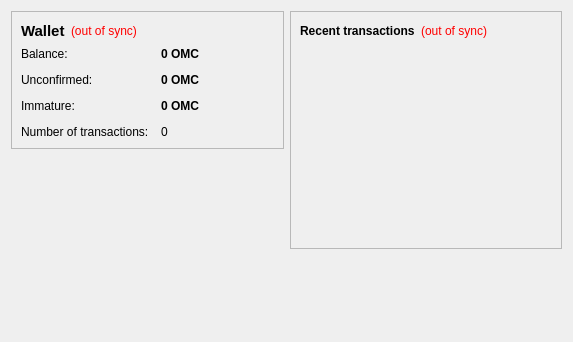
<?xml version="1.0" encoding="UTF-8"?>
<ui version="4.0">
 <class>OverviewPage</class>
 <widget class="QWidget" name="OverviewPage">
  <property name="geometry">
   <rect>
    <x>0</x>
    <y>0</y>
    <width>573</width>
    <height>342</height>
   </rect>
  </property>
  <property name="windowTitle">
   <string>Form</string>
  </property>
  <layout class="QHBoxLayout" name="horizontalLayout" stretch="1,1">
   <item>
    <layout class="QVBoxLayout" name="verticalLayout_2">
     <item>
      <widget class="QFrame" name="frame">
       <property name="frameShape">
        <enum>QFrame::StyledPanel</enum>
       </property>
       <property name="frameShadow">
        <enum>QFrame::Raised</enum>
       </property>
       <layout class="QVBoxLayout" name="verticalLayout_4">
        <item>
         <layout class="QHBoxLayout" name="horizontalLayout_4">
          <item>
           <widget class="QLabel" name="label_5">
            <property name="font">
             <font>
              <pointsize>11</pointsize>
              <weight>75</weight>
              <bold>true</bold>
             </font>
            </property>
            <property name="text">
             <string>Wallet</string>
            </property>
           </widget>
          </item>
          <item>
           <widget class="QLabel" name="labelWalletStatus">
            <property name="toolTip">
             <string>The displayed information may be out of date. Your wallet automatically synchronizes with the OmniCoin network after a connection is established, but this process has not completed yet.</string>
            </property>
            <property name="styleSheet">
             <string notr="true">QLabel { color: red; }</string>
            </property>
            <property name="text">
             <string notr="true">(out of sync)</string>
            </property>
            <property name="alignment">
             <set>Qt::AlignLeading|Qt::AlignLeft|Qt::AlignVCenter</set>
            </property>
           </widget>
          </item>
          <item>
           <spacer name="horizontalSpacer_2">
            <property name="orientation">
             <enum>Qt::Horizontal</enum>
            </property>
            <property name="sizeHint" stdset="0">
             <size>
              <width>40</width>
              <height>20</height>
             </size>
            </property>
           </spacer>
          </item>
         </layout>
        </item>
        <item>
         <layout class="QFormLayout" name="formLayout_2">
          <property name="fieldGrowthPolicy">
           <enum>QFormLayout::AllNonFixedFieldsGrow</enum>
          </property>
          <property name="horizontalSpacing">
           <number>12</number>
          </property>
          <property name="verticalSpacing">
           <number>12</number>
          </property>
          <item row="0" column="0">
           <widget class="QLabel" name="label">
            <property name="text">
             <string>Balance:</string>
            </property>
           </widget>
          </item>
          <item row="0" column="1">
           <widget class="QLabel" name="labelBalance">
            <property name="font">
             <font>
              <weight>75</weight>
              <bold>true</bold>
             </font>
            </property>
            <property name="cursor">
             <cursorShape>IBeamCursor</cursorShape>
            </property>
            <property name="toolTip">
             <string>Your current balance</string>
            </property>
            <property name="text">
             <string notr="true">0 OMC</string>
            </property>
            <property name="textInteractionFlags">
             <set>Qt::LinksAccessibleByMouse|Qt::TextSelectableByKeyboard|Qt::TextSelectableByMouse</set>
            </property>
           </widget>
          </item>
          <item row="1" column="0">
           <widget class="QLabel" name="label_3">
            <property name="text">
             <string>Unconfirmed:</string>
            </property>
           </widget>
          </item>
          <item row="1" column="1">
           <widget class="QLabel" name="labelUnconfirmed">
            <property name="font">
             <font>
              <weight>75</weight>
              <bold>true</bold>
             </font>
            </property>
            <property name="cursor">
             <cursorShape>IBeamCursor</cursorShape>
            </property>
            <property name="toolTip">
             <string>Total of transactions that have yet to be confirmed, and do not yet count toward the current balance</string>
            </property>
            <property name="text">
             <string notr="true">0 OMC</string>
            </property>
            <property name="textInteractionFlags">
             <set>Qt::LinksAccessibleByMouse|Qt::TextSelectableByKeyboard|Qt::TextSelectableByMouse</set>
            </property>
           </widget>
          </item>
          <item row="3" column="0">
           <widget class="QLabel" name="label_2">
            <property name="text">
             <string>Number of transactions:</string>
            </property>
           </widget>
          </item>
          <item row="3" column="1">
           <widget class="QLabel" name="labelNumTransactions">
            <property name="toolTip">
             <string>Total number of transactions in wallet</string>
            </property>
            <property name="text">
             <string notr="true">0</string>
            </property>
           </widget>
          </item>
          <item row="2" column="0">
           <widget class="QLabel" name="labelImmatureText">
            <property name="text">
             <string>Immature:</string>
            </property>
           </widget>
          </item>
          <item row="2" column="1">
           <widget class="QLabel" name="labelImmature">
            <property name="font">
             <font>
              <weight>75</weight>
              <bold>true</bold>
             </font>
            </property>
            <property name="toolTip">
             <string>Mined balance that has not yet matured</string>
            </property>
            <property name="text">
             <string notr="true">0 OMC</string>
            </property>
            <property name="textInteractionFlags">
             <set>Qt::LinksAccessibleByMouse|Qt::TextSelectableByKeyboard|Qt::TextSelectableByMouse</set>
            </property>
           </widget>
          </item>
         </layout>
        </item>
       </layout>
      </widget>
     </item>
     <item>
      <spacer name="verticalSpacer">
       <property name="orientation">
        <enum>Qt::Vertical</enum>
       </property>
       <property name="sizeHint" stdset="0">
        <size>
         <width>20</width>
         <height>40</height>
        </size>
       </property>
      </spacer>
     </item>
    </layout>
   </item>
   <item>
    <layout class="QVBoxLayout" name="verticalLayout_3">
     <item>
      <widget class="QFrame" name="frame_2">
       <property name="frameShape">
        <enum>QFrame::StyledPanel</enum>
       </property>
       <property name="frameShadow">
        <enum>QFrame::Raised</enum>
       </property>
       <layout class="QVBoxLayout" name="verticalLayout">
        <item>
         <layout class="QHBoxLayout" name="horizontalLayout_2">
          <item>
           <widget class="QLabel" name="label_4">
            <property name="text">
             <string>&lt;b&gt;Recent transactions&lt;/b&gt;</string>
            </property>
           </widget>
          </item>
          <item>
           <widget class="QLabel" name="labelTransactionsStatus">
            <property name="toolTip">
             <string>The displayed information may be out of date. Your wallet automatically synchronizes with the OmniCoin network after a connection is established, but this process has not completed yet.</string>
            </property>
            <property name="styleSheet">
             <string notr="true">QLabel { color: red; }</string>
            </property>
            <property name="text">
             <string notr="true">(out of sync)</string>
            </property>
            <property name="alignment">
             <set>Qt::AlignRight|Qt::AlignTrailing|Qt::AlignVCenter</set>
            </property>
           </widget>
          </item>
          <item>
           <spacer name="horizontalSpacer">
            <property name="orientation">
             <enum>Qt::Horizontal</enum>
            </property>
            <property name="sizeHint" stdset="0">
             <size>
              <width>40</width>
              <height>20</height>
             </size>
            </property>
           </spacer>
          </item>
         </layout>
        </item>
        <item>
         <widget class="QListView" name="listTransactions">
          <property name="styleSheet">
           <string notr="true">QListView { background: transparent; }</string>
          </property>
          <property name="frameShape">
           <enum>QFrame::NoFrame</enum>
          </property>
          <property name="verticalScrollBarPolicy">
           <enum>Qt::ScrollBarAlwaysOff</enum>
          </property>
          <property name="horizontalScrollBarPolicy">
           <enum>Qt::ScrollBarAlwaysOff</enum>
          </property>
          <property name="selectionMode">
           <enum>QAbstractItemView::NoSelection</enum>
          </property>
         </widget>
        </item>
       </layout>
      </widget>
     </item>
     <item>
      <spacer name="verticalSpacer_2">
       <property name="orientation">
        <enum>Qt::Vertical</enum>
       </property>
       <property name="sizeHint" stdset="0">
        <size>
         <width>20</width>
         <height>40</height>
        </size>
       </property>
      </spacer>
     </item>
    </layout>
   </item>
  </layout>
 </widget>
 <resources/>
 <connections/>
</ui>
